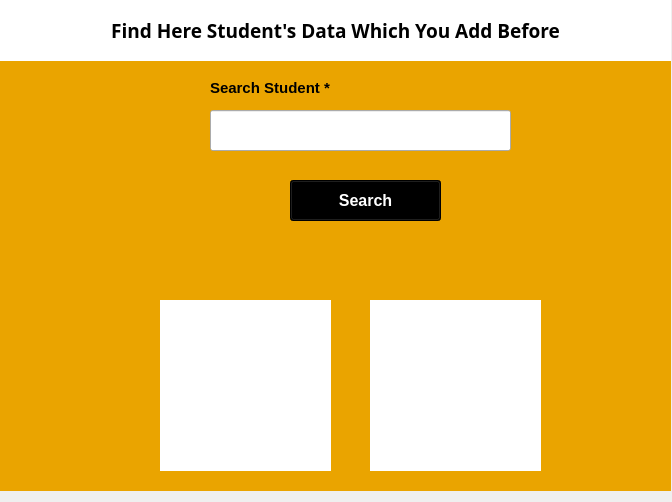
<?xml version="1.0" encoding="UTF-8"?>
<ui version="4.0">
 <class>MainWindow</class>
 <widget class="QMainWindow" name="MainWindow">
  <property name="geometry">
   <rect>
    <x>0</x>
    <y>0</y>
    <width>672</width>
    <height>502</height>
   </rect>
  </property>
  <property name="windowTitle">
   <string>MainWindow</string>
  </property>
  <widget class="QWidget" name="centralwidget">
   <widget class="QLabel" name="label">
    <property name="geometry">
     <rect>
      <x>0</x>
      <y>0</y>
      <width>671</width>
      <height>491</height>
     </rect>
    </property>
    <property name="styleSheet">
     <string notr="true">background-color: rgb(234, 164, 0);</string>
    </property>
    <property name="text">
     <string/>
    </property>
   </widget>
   <widget class="QLabel" name="label_2">
    <property name="geometry">
     <rect>
      <x>0</x>
      <y>0</y>
      <width>671</width>
      <height>61</height>
     </rect>
    </property>
    <property name="font">
     <font>
      <family>MS Gothic</family>
      <pointsize>14</pointsize>
      <weight>75</weight>
      <bold>true</bold>
     </font>
    </property>
    <property name="styleSheet">
     <string notr="true">background-color: rgb(255, 255, 255);</string>
    </property>
    <property name="text">
     <string>Find Here Student's Data Which You Add Before</string>
    </property>
    <property name="alignment">
     <set>Qt::AlignCenter</set>
    </property>
   </widget>
   <widget class="QLabel" name="label_3">
    <property name="geometry">
     <rect>
      <x>210</x>
      <y>80</y>
      <width>141</width>
      <height>16</height>
     </rect>
    </property>
    <property name="font">
     <font>
      <pointsize>11</pointsize>
      <weight>75</weight>
      <bold>true</bold>
     </font>
    </property>
    <property name="text">
     <string>Search Student *</string>
    </property>
   </widget>
   <widget class="QLineEdit" name="lineEdit">
    <property name="geometry">
     <rect>
      <x>210</x>
      <y>110</y>
      <width>301</width>
      <height>41</height>
     </rect>
    </property>
   </widget>
   <widget class="QPushButton" name="pushButton">
    <property name="geometry">
     <rect>
      <x>290</x>
      <y>180</y>
      <width>151</width>
      <height>41</height>
     </rect>
    </property>
    <property name="font">
     <font>
      <pointsize>12</pointsize>
      <weight>75</weight>
      <bold>true</bold>
     </font>
    </property>
    <property name="cursor">
     <cursorShape>PointingHandCursor</cursorShape>
    </property>
    <property name="styleSheet">
     <string notr="true">background-color: rgb(0, 0, 0);
color: rgb(255, 255, 255);</string>
    </property>
    <property name="text">
     <string>Search</string>
    </property>
   </widget>
   <widget class="QLabel" name="label_4">
    <property name="geometry">
     <rect>
      <x>160</x>
      <y>300</y>
      <width>171</width>
      <height>171</height>
     </rect>
    </property>
    <property name="styleSheet">
     <string notr="true">background-color: rgb(255, 255, 255);</string>
    </property>
    <property name="text">
     <string/>
    </property>
    <property name="alignment">
     <set>Qt::AlignCenter</set>
    </property>
   </widget>
   <widget class="QLabel" name="label_5">
    <property name="geometry">
     <rect>
      <x>370</x>
      <y>300</y>
      <width>171</width>
      <height>171</height>
     </rect>
    </property>
    <property name="styleSheet">
     <string notr="true">background-color: rgb(255, 255, 255);</string>
    </property>
    <property name="text">
     <string/>
    </property>
    <property name="scaledContents">
     <bool>true</bool>
    </property>
    <property name="alignment">
     <set>Qt::AlignCenter</set>
    </property>
   </widget>
  </widget>
 </widget>
 <resources/>
 <connections/>
</ui>
